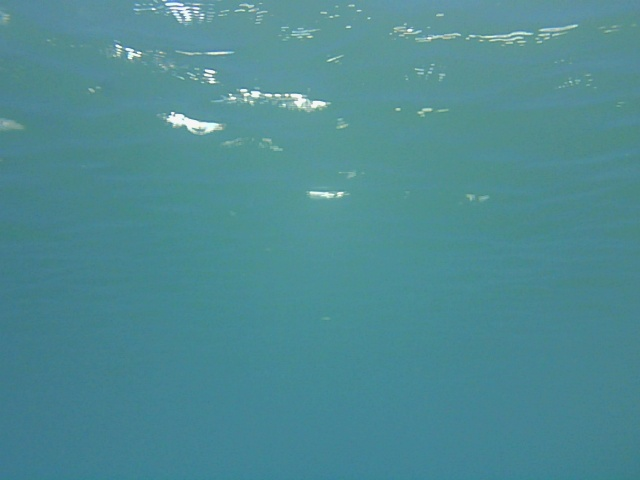
#> input picture cameraTrackingAPI/images/test11030.jpg, 640 x 480 px, given in place of the camera
$ python shape_detect.py
#> lines starting #> are read from the running program, lines starting #| are printed output that depends on the picture; after the words box and inside, x2 and y2 are one past the last pixel; in counts of white or black regions, pixels touching at a corner belong together
#> in init, frame is the input picture: shape (480, 640, 3); mean B, G, R 147.8, 139.5, 78.1
import numpy as np
import cv2
from time import sleep
# WARNING: Code will fail if adequate time is not given between frame captures
# 1 decisecond
READ_DELAY = 0.1

FONT = cv2.FONT_HERSHEY_SIMPLEX

GREEN = (0, 255, 0)

ORANGE = (0, 128, 255)

RED = (0, 0, 255)

CYAN = (255,255,0)

FONT_SCALE = 0.5

THINKNESS  = 2

THRESHOLD_VALUE = 127

MAX_THRESHOLD_VALUE = 255

GRAYSCALE_CHANNELS = 1

CV_RETR_LIST = 1

CV_CHAIN_APPROX_SIMPLE = 2

shapes = {'rectangle': 4, 'triangle': 3};


# Find contours within frame
# Contour is just a fancy of way saying the outline or
# bounding shape of a 2D projection of an object
def detectContours(frame):

    # Frame capture need to be in gray scale in order to threshold image
    grayscale = cv2.cvtColor(frame, cv2.COLOR_BGR2GRAY)
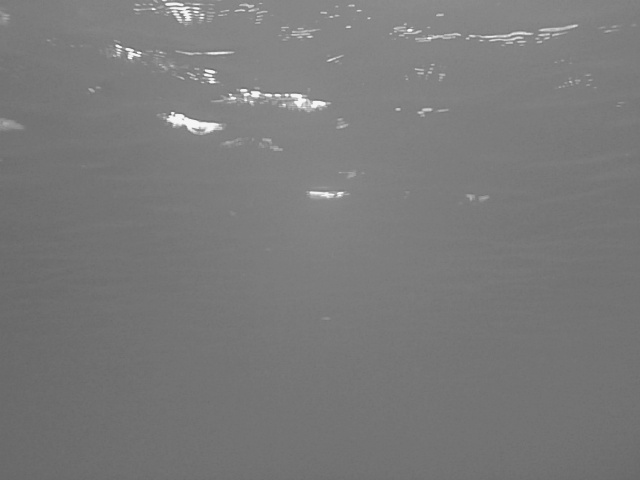
#> grayscale: shape (480, 640); min 97, max 252, mean 122.1

    # Paramaters:
    # 1. source image
    # 2. threshold value: Pixels greater than 127 will converted to black 255
    #                  Pixels less than 127 will converted to white
    # 3. Max color value 255 black
    # 4. Amount of channels in the image. Grayscale image only has one channel or color intensity.
    # Returns threshold-ed imaga
    ret, thresh = cv2.threshold(grayscale,THRESHOLD_VALUE,MAX_THRESHOLD_VALUE,GRAYSCALE_CHANNELS)
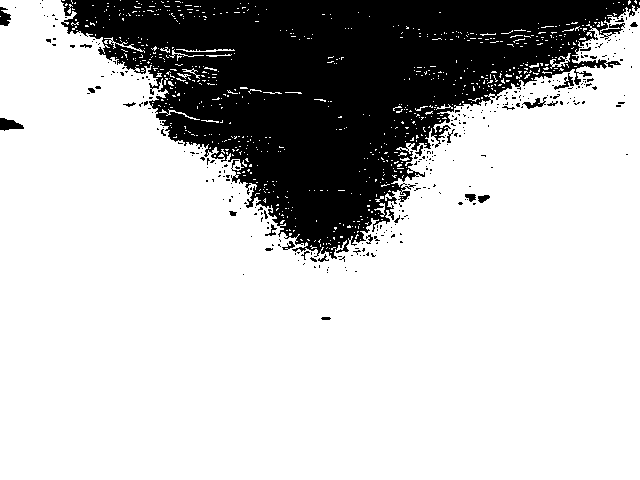
#> thresh: shape (480, 640); 76.2% white; 322 black regions (299 under 20 px)
#> ret = 127

    # Parameters:
    # 1. source image
    # 2. Contour retrieval mode used
    # 3. Contour approximation method used
    # Returns a list contour object. A contour object contain info on each point that make up the contour
    contours,h = cv2.findContours(thresh,1,2)
#> contours = 1157 contours, 1113 with area under 20; largest, box (x1, y1, x2, y2) and area: (0, 0, 640, 480) 230873, (522, 97, 547, 110) 134, (553, 72, 575, 91) 129, (398, 190, 411, 203) 95, (477, 194, 491, 204) 78; h = 1157 rows, first 6: [1, -1, -1, -1], [2, 0, -1, -1], [3, 1, -1, -1], [4, 2, -1, -1], [5, 3, -1, -1], [6, 4, -1, -1]

    return contours

# Take the list of contours and draw them on the frame
def drawContours(frame, contours):

    # Iterate through each contour
    for contour in contours:

        # Approximate the contour (smoooth it out) so can tell if is a fundamental shape (rectangle, triangle, circle)
        # Paramater
        # 1. contour can also be seen as a list of points for a closed curve
        # 2. epsilon: specify the approximation accuracy . maximum distance between the original curve and its approximation
        # 3. Boolean is to used specify if the curve that we are dealing with is closed is closed.
        # Returns a list points representing a smoother contour
        approx = cv2.approxPolyDP(contour,0.01*cv2.arcLength(contour,True),True)

        for shape, edges in shapes.iteritems():

            if len(approx)==edges:
                cv2.drawContours(frame,[contour],0,CYAN,-1)
                break
#> this loop made 1157 passes
#> approx on passes 2, 3, 5: [[242, 274], [243, 273], [244, 274], [243, 275]], [[326, 272], [327, 271], [328, 272], [327, 273]], [[345, 270], [346, 269], [347, 270], [346, 271]]
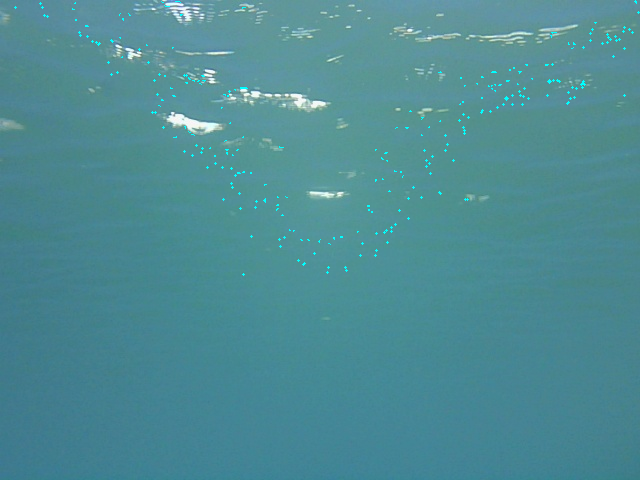
#> frame: shape (480, 640, 3); 0.4% of pixels changed, all inside (x1, y1, x2, y2) = (14, 0, 640, 276)


def init():

    # Video Camera Object
    cam = cv2.VideoCapture(0)

    while(True):

    	# Wait a specified amount of time prior to fram capture
        sleep(READ_DELAY)

        # Capture frame-by-frame
        ret, frame = cam.read()

        drawContours(frame, detectContours(frame))

        cv2.imshow("output", frame)


        # Waitkey will display image 1 ms until.
        # After 1 ms if a key is pressed the window will terminate (break loop)
        if cv2.waitKey(1) & 0xFF == ord('q'):
#> (key q is pressed here)
            break

    # When everything done, release the capture
#> (the run stopped early here; a loop or call above may not have finished)

$ run again, on cameraTrackingAPI/images/test11038.jpg
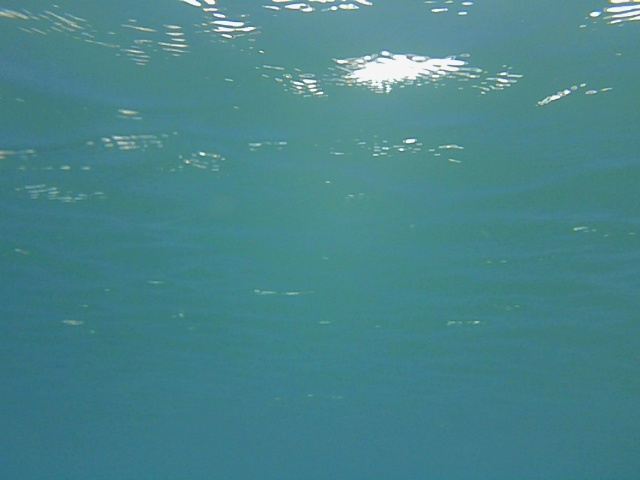
#> input picture cameraTrackingAPI/images/test11038.jpg, 640 x 480 px, given in place of the camera
#> in init, frame is the input picture: shape (480, 640, 3); mean B, G, R 138.6, 132.2, 71.4
#> in detectContours, `ret, thresh = cv2.threshold(grayscale,THRESHOLD_VALUE,MAX_THRESHOLD_VA..`:
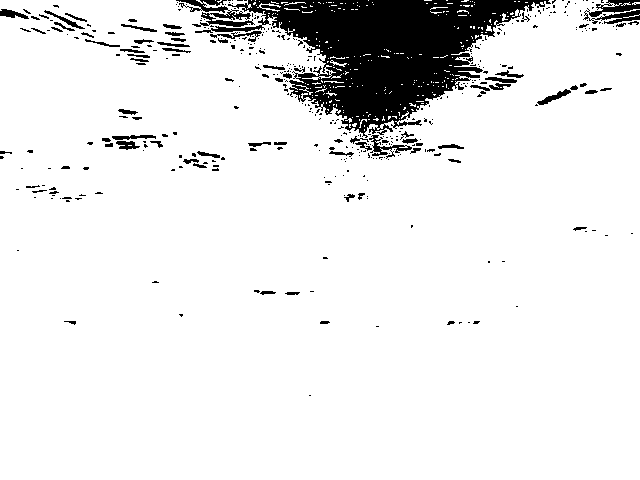
#> thresh: shape (480, 640); 91.1% white; 410 black regions (334 under 20 px)
#> ret = 127
#> contours = 786 contours, 662 with area under 20; largest, box (x1, y1, x2, y2) and area: (0, 0, 640, 480) 283130, (368, 134, 413, 157) 354, (200, 11, 255, 28) 309, (210, 24, 265, 33) 250, (209, 10, 252, 21) 228; h = 786 rows, first 6: [1, -1, -1, -1], [2, 0, -1, -1], [3, 1, -1, -1], [4, 2, -1, -1], [5, 3, -1, -1], [6, 4, -1, -1]
#> the loop in drawContours, `for contour in contours:` made 786 passes
#> approx on passes 27, 29, 33: [[366, 198], [367, 197], [368, 198], [367, 199]], [[59, 198], [60, 197], [61, 198], [60, 199]], [[366, 196], [367, 195], [368, 196], [367, 197]]
#> after the loop in drawContours, `for contour in contours:`:
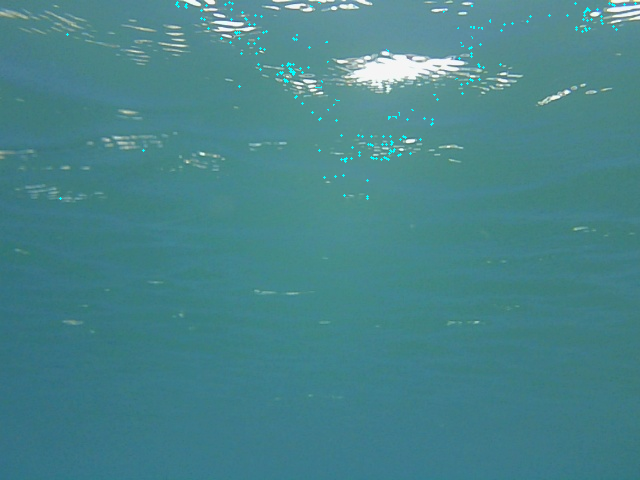
#> frame: shape (480, 640, 3); 0.33% of pixels changed, all inside (x1, y1, x2, y2) = (59, 1, 637, 200)
